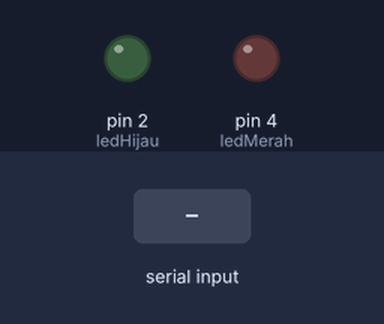
Simulated run of this sketch. Board: Arduino Uno, built with avr-gcc and run on an emulated ATmega328P. On the bench: output pins drawn as LEDs (lit = HIGH). The inputs (shaded band) are chosen by the test bench.

Above: at 1.2 s.
1.3 s: "A" received over Serial
At 2.0 s:
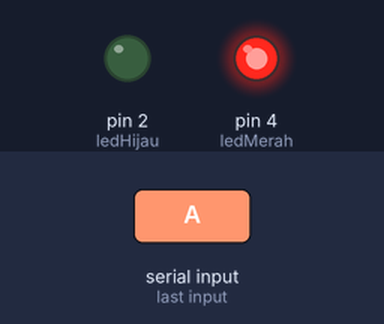
2.8 s: "B" received over Serial
At 3.1 s:
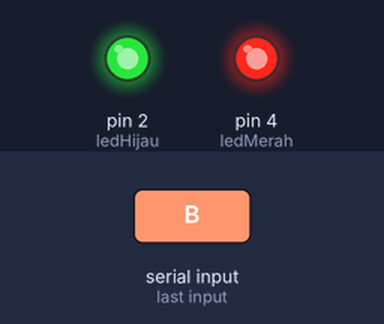
4.3 s: "a" received over Serial
At 5.5 s:
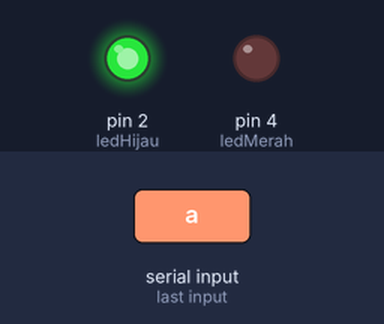
5.8 s: "b" received over Serial
At 6.6 s:
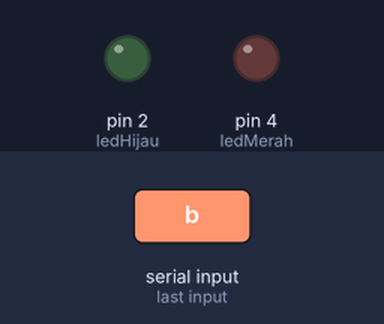
Timing chart, 0 to 8.3 s (numbered marks = the images above; inputs shaded):
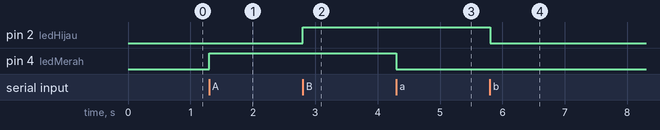

Measured:
- after the input at 1.3 s, pin 4 (ledMerah): LOW → HIGH at once
- after the input at 2.8 s, pin 2 (ledHijau): LOW → HIGH at once
- after the input at 4.3 s, pin 4 (ledMerah): HIGH → LOW at once
- after the input at 5.8 s, pin 2 (ledHijau): HIGH → LOW at once

The sketch:

choice_app_ard.ino
```cpp
int ledMerah = 4;
int ledHijau = 2;
char data;
void setup() {
  // put your setup code here, to run once:
pinMode(ledMerah, OUTPUT);
pinMode(ledHijau, OUTPUT);
Serial.begin(9600);
}

void loop() {
  // put your main code here, to run repeatedly:
if(Serial.available()>0)
{
   data=Serial.read();
   if(data=='A')
   {
    digitalWrite(ledMerah, HIGH);
   }
   else if (data=='a')
   {
    digitalWrite(ledMerah, LOW);
   }
    else if (data=='B')
   {
    digitalWrite(ledHijau, HIGH);
   }
    else if (data=='b')
   {
    digitalWrite(ledHijau, LOW);
   }
}
}
```
